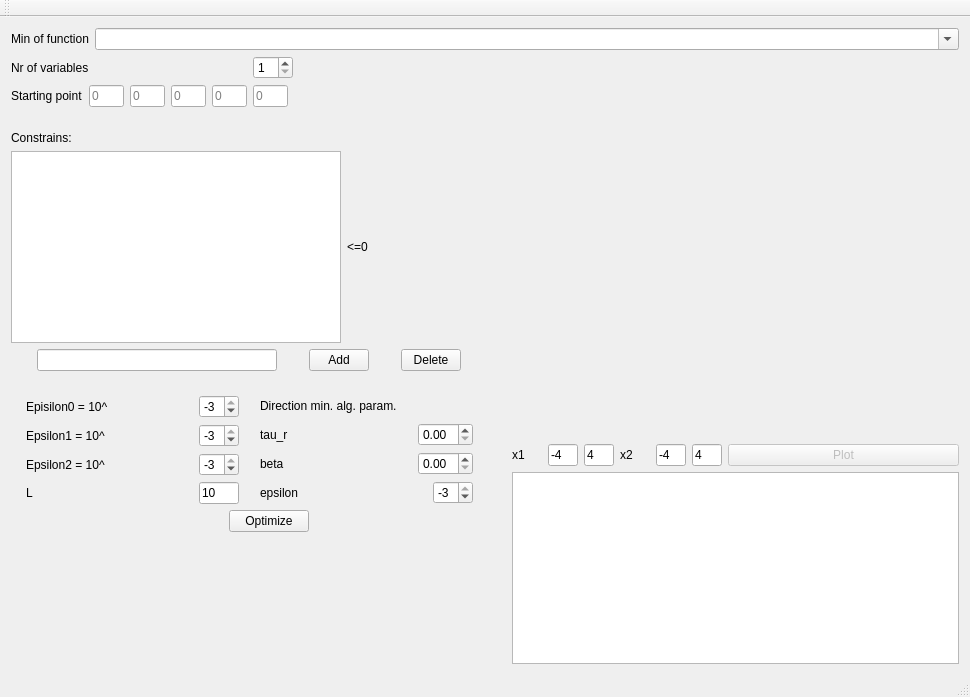
<?xml version="1.0" encoding="UTF-8"?>
<ui version="4.0">
 <class>MainWindow</class>
 <widget class="QMainWindow" name="MainWindow">
  <property name="geometry">
   <rect>
    <x>0</x>
    <y>0</y>
    <width>970</width>
    <height>697</height>
   </rect>
  </property>
  <property name="windowTitle">
   <string>MainWindow</string>
  </property>
  <widget class="QWidget" name="centralWidget">
   <layout class="QVBoxLayout" name="verticalLayout_6">
    <item>
     <layout class="QHBoxLayout" name="horizontalLayout">
      <item>
       <widget class="QLabel" name="funkcja_celu_label">
        <property name="sizePolicy">
         <sizepolicy hsizetype="Minimum" vsizetype="Preferred">
          <horstretch>0</horstretch>
          <verstretch>0</verstretch>
         </sizepolicy>
        </property>
        <property name="text">
         <string>Min of function</string>
        </property>
       </widget>
      </item>
      <item>
       <widget class="QComboBox" name="funkcja_celu_box">
        <property name="sizePolicy">
         <sizepolicy hsizetype="Expanding" vsizetype="Fixed">
          <horstretch>0</horstretch>
          <verstretch>0</verstretch>
         </sizepolicy>
        </property>
        <property name="editable">
         <bool>true</bool>
        </property>
       </widget>
      </item>
     </layout>
    </item>
    <item>
     <layout class="QHBoxLayout" name="horizontalLayout_17">
      <item>
       <layout class="QVBoxLayout" name="verticalLayout_5">
        <item>
         <layout class="QHBoxLayout" name="horizontalLayout_9">
          <item>
           <layout class="QVBoxLayout" name="verticalLayout_3">
            <item>
             <layout class="QHBoxLayout" name="horizontalLayout_8">
              <item>
               <widget class="QLabel" name="ilosc_zmiennych_label">
                <property name="sizePolicy">
                 <sizepolicy hsizetype="Preferred" vsizetype="Preferred">
                  <horstretch>0</horstretch>
                  <verstretch>0</verstretch>
                 </sizepolicy>
                </property>
                <property name="text">
                 <string>Nr of variables</string>
                </property>
               </widget>
              </item>
              <item>
               <widget class="QSpinBox" name="ilosc_zmiennych_spinbox">
                <property name="minimumSize">
                 <size>
                  <width>40</width>
                  <height>0</height>
                 </size>
                </property>
                <property name="maximumSize">
                 <size>
                  <width>40</width>
                  <height>16777215</height>
                 </size>
                </property>
                <property name="minimum">
                 <number>1</number>
                </property>
                <property name="maximum">
                 <number>5</number>
                </property>
               </widget>
              </item>
              <item>
               <spacer name="horizontalSpacer_6">
                <property name="orientation">
                 <enum>Qt::Horizontal</enum>
                </property>
                <property name="sizeType">
                 <enum>QSizePolicy::Fixed</enum>
                </property>
                <property name="sizeHint" stdset="0">
                 <size>
                  <width>155</width>
                  <height>20</height>
                 </size>
                </property>
               </spacer>
              </item>
             </layout>
            </item>
            <item>
             <layout class="QHBoxLayout" name="horizontalLayout_7">
              <item>
               <widget class="QLabel" name="punkt_startowy_label">
                <property name="sizePolicy">
                 <sizepolicy hsizetype="Preferred" vsizetype="Preferred">
                  <horstretch>0</horstretch>
                  <verstretch>0</verstretch>
                 </sizepolicy>
                </property>
                <property name="text">
                 <string>Starting point</string>
                </property>
               </widget>
              </item>
              <item>
               <widget class="QLineEdit" name="x_10">
                <property name="enabled">
                 <bool>true</bool>
                </property>
                <property name="sizePolicy">
                 <sizepolicy hsizetype="Preferred" vsizetype="Preferred">
                  <horstretch>0</horstretch>
                  <verstretch>0</verstretch>
                 </sizepolicy>
                </property>
                <property name="maximumSize">
                 <size>
                  <width>35</width>
                  <height>25</height>
                 </size>
                </property>
                <property name="placeholderText">
                 <string>0</string>
                </property>
               </widget>
              </item>
              <item>
               <widget class="QLineEdit" name="x_20">
                <property name="sizePolicy">
                 <sizepolicy hsizetype="Preferred" vsizetype="Preferred">
                  <horstretch>0</horstretch>
                  <verstretch>0</verstretch>
                 </sizepolicy>
                </property>
                <property name="maximumSize">
                 <size>
                  <width>35</width>
                  <height>25</height>
                 </size>
                </property>
                <property name="placeholderText">
                 <string>0</string>
                </property>
               </widget>
              </item>
              <item>
               <widget class="QLineEdit" name="x_30">
                <property name="enabled">
                 <bool>true</bool>
                </property>
                <property name="sizePolicy">
                 <sizepolicy hsizetype="Preferred" vsizetype="Minimum">
                  <horstretch>0</horstretch>
                  <verstretch>0</verstretch>
                 </sizepolicy>
                </property>
                <property name="maximumSize">
                 <size>
                  <width>35</width>
                  <height>25</height>
                 </size>
                </property>
                <property name="placeholderText">
                 <string>0</string>
                </property>
               </widget>
              </item>
              <item>
               <widget class="QLineEdit" name="x_40">
                <property name="enabled">
                 <bool>true</bool>
                </property>
                <property name="sizePolicy">
                 <sizepolicy hsizetype="Preferred" vsizetype="Preferred">
                  <horstretch>0</horstretch>
                  <verstretch>0</verstretch>
                 </sizepolicy>
                </property>
                <property name="maximumSize">
                 <size>
                  <width>35</width>
                  <height>25</height>
                 </size>
                </property>
                <property name="placeholderText">
                 <string>0</string>
                </property>
               </widget>
              </item>
              <item>
               <widget class="QLineEdit" name="x_50">
                <property name="enabled">
                 <bool>true</bool>
                </property>
                <property name="sizePolicy">
                 <sizepolicy hsizetype="Preferred" vsizetype="Preferred">
                  <horstretch>0</horstretch>
                  <verstretch>0</verstretch>
                 </sizepolicy>
                </property>
                <property name="maximumSize">
                 <size>
                  <width>35</width>
                  <height>25</height>
                 </size>
                </property>
                <property name="placeholderText">
                 <string>0</string>
                </property>
               </widget>
              </item>
              <item>
               <spacer name="horizontalSpacer_8">
                <property name="orientation">
                 <enum>Qt::Horizontal</enum>
                </property>
                <property name="sizeType">
                 <enum>QSizePolicy::Fixed</enum>
                </property>
                <property name="sizeHint" stdset="0">
                 <size>
                  <width>160</width>
                  <height>20</height>
                 </size>
                </property>
               </spacer>
              </item>
             </layout>
            </item>
           </layout>
          </item>
          <item>
           <spacer name="horizontalSpacer_2">
            <property name="orientation">
             <enum>Qt::Horizontal</enum>
            </property>
            <property name="sizeType">
             <enum>QSizePolicy::Fixed</enum>
            </property>
            <property name="sizeHint" stdset="0">
             <size>
              <width>40</width>
              <height>20</height>
             </size>
            </property>
           </spacer>
          </item>
         </layout>
        </item>
        <item>
         <spacer name="verticalSpacer_2">
          <property name="orientation">
           <enum>Qt::Vertical</enum>
          </property>
          <property name="sizeType">
           <enum>QSizePolicy::Preferred</enum>
          </property>
          <property name="sizeHint" stdset="0">
           <size>
            <width>18</width>
            <height>18</height>
           </size>
          </property>
         </spacer>
        </item>
        <item>
         <widget class="QLabel" name="ograniczenia_label">
          <property name="text">
           <string>Constrains:</string>
          </property>
         </widget>
        </item>
        <item>
         <layout class="QHBoxLayout" name="horizontalLayout_15">
          <item>
           <widget class="QListWidget" name="lista_ograniczen">
            <property name="sizePolicy">
             <sizepolicy hsizetype="Preferred" vsizetype="Fixed">
              <horstretch>0</horstretch>
              <verstretch>0</verstretch>
             </sizepolicy>
            </property>
            <property name="minimumSize">
             <size>
              <width>330</width>
              <height>0</height>
             </size>
            </property>
           </widget>
          </item>
          <item>
           <widget class="QLabel" name="label">
            <property name="text">
             <string>&lt;=0</string>
            </property>
           </widget>
          </item>
         </layout>
        </item>
        <item>
         <layout class="QHBoxLayout" name="horizontalLayout_2">
          <item>
           <widget class="QLineEdit" name="ograniczenie">
            <property name="sizePolicy">
             <sizepolicy hsizetype="Preferred" vsizetype="Fixed">
              <horstretch>0</horstretch>
              <verstretch>0</verstretch>
             </sizepolicy>
            </property>
            <property name="minimumSize">
             <size>
              <width>230</width>
              <height>0</height>
             </size>
            </property>
            <property name="maximumSize">
             <size>
              <width>240</width>
              <height>16777215</height>
             </size>
            </property>
           </widget>
          </item>
          <item>
           <widget class="QPushButton" name="dodaj_ograniczenie">
            <property name="sizePolicy">
             <sizepolicy hsizetype="Preferred" vsizetype="Fixed">
              <horstretch>0</horstretch>
              <verstretch>0</verstretch>
             </sizepolicy>
            </property>
            <property name="minimumSize">
             <size>
              <width>30</width>
              <height>0</height>
             </size>
            </property>
            <property name="maximumSize">
             <size>
              <width>60</width>
              <height>16777215</height>
             </size>
            </property>
            <property name="text">
             <string>Add</string>
            </property>
           </widget>
          </item>
          <item>
           <widget class="QPushButton" name="usun_ograniczenie">
            <property name="sizePolicy">
             <sizepolicy hsizetype="Preferred" vsizetype="Fixed">
              <horstretch>0</horstretch>
              <verstretch>0</verstretch>
             </sizepolicy>
            </property>
            <property name="minimumSize">
             <size>
              <width>50</width>
              <height>0</height>
             </size>
            </property>
            <property name="maximumSize">
             <size>
              <width>60</width>
              <height>16777215</height>
             </size>
            </property>
            <property name="text">
             <string>Delete</string>
            </property>
           </widget>
          </item>
         </layout>
        </item>
        <item>
         <spacer name="verticalSpacer_4">
          <property name="orientation">
           <enum>Qt::Vertical</enum>
          </property>
          <property name="sizeType">
           <enum>QSizePolicy::Preferred</enum>
          </property>
          <property name="sizeHint" stdset="0">
           <size>
            <width>20</width>
            <height>18</height>
           </size>
          </property>
         </spacer>
        </item>
        <item>
         <layout class="QHBoxLayout" name="horizontalLayout_13">
          <item>
           <spacer name="horizontalSpacer_3">
            <property name="orientation">
             <enum>Qt::Horizontal</enum>
            </property>
            <property name="sizeType">
             <enum>QSizePolicy::Preferred</enum>
            </property>
            <property name="sizeHint" stdset="0">
             <size>
              <width>15</width>
              <height>13</height>
             </size>
            </property>
           </spacer>
          </item>
          <item>
           <layout class="QVBoxLayout" name="verticalLayout">
            <item>
             <layout class="QHBoxLayout" name="horizontalLayout_3">
              <item>
               <widget class="QLabel" name="epsilon0_label">
                <property name="text">
                 <string>Episilon0 = 10^</string>
                </property>
               </widget>
              </item>
              <item>
               <widget class="QSpinBox" name="epsilon0_spinbox">
                <property name="maximumSize">
                 <size>
                  <width>40</width>
                  <height>16777215</height>
                 </size>
                </property>
                <property name="minimum">
                 <number>-12</number>
                </property>
                <property name="maximum">
                 <number>-3</number>
                </property>
               </widget>
              </item>
             </layout>
            </item>
            <item>
             <layout class="QHBoxLayout" name="horizontalLayout_4">
              <item>
               <widget class="QLabel" name="epsilon1_label">
                <property name="text">
                 <string>Epsilon1 = 10^</string>
                </property>
               </widget>
              </item>
              <item>
               <widget class="QSpinBox" name="epsilon1_spinbox">
                <property name="maximumSize">
                 <size>
                  <width>40</width>
                  <height>16777215</height>
                 </size>
                </property>
                <property name="minimum">
                 <number>-12</number>
                </property>
                <property name="maximum">
                 <number>-3</number>
                </property>
               </widget>
              </item>
             </layout>
            </item>
            <item>
             <layout class="QHBoxLayout" name="horizontalLayout_5">
              <item>
               <widget class="QLabel" name="epsilon2_label">
                <property name="text">
                 <string>Epsilon2 = 10^</string>
                </property>
               </widget>
              </item>
              <item>
               <widget class="QSpinBox" name="epsilon2_spinbox">
                <property name="maximumSize">
                 <size>
                  <width>40</width>
                  <height>16777215</height>
                 </size>
                </property>
                <property name="minimum">
                 <number>-12</number>
                </property>
                <property name="maximum">
                 <number>-3</number>
                </property>
               </widget>
              </item>
             </layout>
            </item>
            <item>
             <layout class="QHBoxLayout" name="horizontalLayout_12">
              <item>
               <widget class="QLabel" name="l_label">
                <property name="maximumSize">
                 <size>
                  <width>16777215</width>
                  <height>50</height>
                 </size>
                </property>
                <property name="text">
                 <string>L</string>
                </property>
               </widget>
              </item>
              <item>
               <widget class="QLineEdit" name="l_edit">
                <property name="sizePolicy">
                 <sizepolicy hsizetype="Fixed" vsizetype="Fixed">
                  <horstretch>0</horstretch>
                  <verstretch>0</verstretch>
                 </sizepolicy>
                </property>
                <property name="maximumSize">
                 <size>
                  <width>40</width>
                  <height>50</height>
                 </size>
                </property>
                <property name="text">
                 <string>10</string>
                </property>
                <property name="placeholderText">
                 <string>100</string>
                </property>
               </widget>
              </item>
             </layout>
            </item>
           </layout>
          </item>
          <item>
           <spacer name="horizontalSpacer_5">
            <property name="orientation">
             <enum>Qt::Horizontal</enum>
            </property>
            <property name="sizeType">
             <enum>QSizePolicy::Preferred</enum>
            </property>
            <property name="sizeHint" stdset="0">
             <size>
              <width>15</width>
              <height>15</height>
             </size>
            </property>
           </spacer>
          </item>
          <item>
           <layout class="QVBoxLayout" name="verticalLayout_2">
            <item>
             <widget class="QLabel" name="min_kier_label">
              <property name="text">
               <string>Direction min. alg. param.</string>
              </property>
             </widget>
            </item>
            <item>
             <layout class="QHBoxLayout" name="horizontalLayout_6">
              <item>
               <widget class="QLabel" name="tau_label">
                <property name="text">
                 <string>tau_r</string>
                </property>
               </widget>
              </item>
              <item>
               <widget class="QDoubleSpinBox" name="tau_spinbox">
                <property name="maximumSize">
                 <size>
                  <width>55</width>
                  <height>16777215</height>
                 </size>
                </property>
               </widget>
              </item>
             </layout>
            </item>
            <item>
             <layout class="QHBoxLayout" name="horizontalLayout_11">
              <item>
               <widget class="QLabel" name="beta_label">
                <property name="text">
                 <string>beta</string>
                </property>
               </widget>
              </item>
              <item>
               <widget class="QDoubleSpinBox" name="beta_spinbox">
                <property name="maximumSize">
                 <size>
                  <width>55</width>
                  <height>16777215</height>
                 </size>
                </property>
               </widget>
              </item>
             </layout>
            </item>
            <item>
             <layout class="QHBoxLayout" name="horizontalLayout_10">
              <item>
               <widget class="QLabel" name="epsilon2_label_2">
                <property name="text">
                 <string>epsilon</string>
                </property>
               </widget>
              </item>
              <item>
               <widget class="QSpinBox" name="epsilon_spinbox">
                <property name="maximumSize">
                 <size>
                  <width>40</width>
                  <height>16777215</height>
                 </size>
                </property>
                <property name="minimum">
                 <number>-12</number>
                </property>
                <property name="maximum">
                 <number>-3</number>
                </property>
               </widget>
              </item>
             </layout>
            </item>
           </layout>
          </item>
          <item>
           <spacer name="horizontalSpacer_4">
            <property name="orientation">
             <enum>Qt::Horizontal</enum>
            </property>
            <property name="sizeType">
             <enum>QSizePolicy::Preferred</enum>
            </property>
            <property name="sizeHint" stdset="0">
             <size>
              <width>15</width>
              <height>15</height>
             </size>
            </property>
           </spacer>
          </item>
         </layout>
        </item>
        <item>
         <layout class="QHBoxLayout" name="horizontalLayout_16">
          <item>
           <spacer name="horizontalSpacer_7">
            <property name="orientation">
             <enum>Qt::Horizontal</enum>
            </property>
            <property name="sizeType">
             <enum>QSizePolicy::Preferred</enum>
            </property>
            <property name="sizeHint" stdset="0">
             <size>
              <width>40</width>
              <height>20</height>
             </size>
            </property>
           </spacer>
          </item>
          <item>
           <widget class="QPushButton" name="oblicz">
            <property name="sizePolicy">
             <sizepolicy hsizetype="Fixed" vsizetype="Fixed">
              <horstretch>0</horstretch>
              <verstretch>0</verstretch>
             </sizepolicy>
            </property>
            <property name="text">
             <string>Optimize</string>
            </property>
           </widget>
          </item>
         </layout>
        </item>
        <item>
         <spacer name="verticalSpacer_3">
          <property name="orientation">
           <enum>Qt::Vertical</enum>
          </property>
          <property name="sizeType">
           <enum>QSizePolicy::Expanding</enum>
          </property>
          <property name="sizeHint" stdset="0">
           <size>
            <width>15</width>
            <height>18</height>
           </size>
          </property>
         </spacer>
        </item>
       </layout>
      </item>
      <item>
       <spacer name="horizontalSpacer">
        <property name="orientation">
         <enum>Qt::Horizontal</enum>
        </property>
        <property name="sizeType">
         <enum>QSizePolicy::Minimum</enum>
        </property>
        <property name="sizeHint" stdset="0">
         <size>
          <width>18</width>
          <height>20</height>
         </size>
        </property>
       </spacer>
      </item>
      <item>
       <layout class="QVBoxLayout" name="verticalLayout_4">
        <property name="sizeConstraint">
         <enum>QLayout::SetMaximumSize</enum>
        </property>
        <item>
         <widget class="Wykres" name="wykres" native="true">
          <property name="sizePolicy">
           <sizepolicy hsizetype="Expanding" vsizetype="Expanding">
            <horstretch>0</horstretch>
            <verstretch>0</verstretch>
           </sizepolicy>
          </property>
          <property name="minimumSize">
           <size>
            <width>350</width>
            <height>350</height>
           </size>
          </property>
         </widget>
        </item>
        <item>
         <layout class="QHBoxLayout" name="horizontalLayout_14">
          <item>
           <widget class="QLabel" name="min_kier_label_2">
            <property name="maximumSize">
             <size>
              <width>30</width>
              <height>16777215</height>
             </size>
            </property>
            <property name="text">
             <string>x1</string>
            </property>
           </widget>
          </item>
          <item>
           <widget class="QLineEdit" name="x_1l_edit">
            <property name="sizePolicy">
             <sizepolicy hsizetype="Fixed" vsizetype="Fixed">
              <horstretch>0</horstretch>
              <verstretch>0</verstretch>
             </sizepolicy>
            </property>
            <property name="maximumSize">
             <size>
              <width>30</width>
              <height>50</height>
             </size>
            </property>
            <property name="text">
             <string>-4</string>
            </property>
            <property name="placeholderText">
             <string>100</string>
            </property>
           </widget>
          </item>
          <item>
           <widget class="QLineEdit" name="x_1p_edit">
            <property name="sizePolicy">
             <sizepolicy hsizetype="Fixed" vsizetype="Fixed">
              <horstretch>0</horstretch>
              <verstretch>0</verstretch>
             </sizepolicy>
            </property>
            <property name="maximumSize">
             <size>
              <width>30</width>
              <height>50</height>
             </size>
            </property>
            <property name="text">
             <string>4</string>
            </property>
            <property name="placeholderText">
             <string>100</string>
            </property>
           </widget>
          </item>
          <item>
           <widget class="QLabel" name="min_kier_label_3">
            <property name="maximumSize">
             <size>
              <width>30</width>
              <height>16777215</height>
             </size>
            </property>
            <property name="text">
             <string>x2</string>
            </property>
           </widget>
          </item>
          <item>
           <widget class="QLineEdit" name="x_2l_edit">
            <property name="sizePolicy">
             <sizepolicy hsizetype="Fixed" vsizetype="Fixed">
              <horstretch>0</horstretch>
              <verstretch>0</verstretch>
             </sizepolicy>
            </property>
            <property name="maximumSize">
             <size>
              <width>30</width>
              <height>50</height>
             </size>
            </property>
            <property name="text">
             <string>-4</string>
            </property>
            <property name="placeholderText">
             <string>100</string>
            </property>
           </widget>
          </item>
          <item>
           <widget class="QLineEdit" name="x_2p_edit">
            <property name="sizePolicy">
             <sizepolicy hsizetype="Fixed" vsizetype="Fixed">
              <horstretch>0</horstretch>
              <verstretch>0</verstretch>
             </sizepolicy>
            </property>
            <property name="maximumSize">
             <size>
              <width>30</width>
              <height>50</height>
             </size>
            </property>
            <property name="text">
             <string>4</string>
            </property>
            <property name="placeholderText">
             <string>100</string>
            </property>
           </widget>
          </item>
          <item>
           <widget class="QPushButton" name="plot">
            <property name="enabled">
             <bool>false</bool>
            </property>
            <property name="text">
             <string>Plot</string>
            </property>
           </widget>
          </item>
         </layout>
        </item>
        <item>
         <widget class="QListWidget" name="wyniki">
          <property name="sizePolicy">
           <sizepolicy hsizetype="Expanding" vsizetype="Minimum">
            <horstretch>0</horstretch>
            <verstretch>0</verstretch>
           </sizepolicy>
          </property>
          <property name="minimumSize">
           <size>
            <width>0</width>
            <height>0</height>
           </size>
          </property>
         </widget>
        </item>
       </layout>
      </item>
     </layout>
    </item>
   </layout>
  </widget>
  <widget class="QMenuBar" name="menuBar">
   <property name="geometry">
    <rect>
     <x>0</x>
     <y>0</y>
     <width>970</width>
     <height>22</height>
    </rect>
   </property>
  </widget>
  <widget class="QToolBar" name="mainToolBar">
   <property name="windowTitle">
    <string/>
   </property>
   <attribute name="toolBarArea">
    <enum>TopToolBarArea</enum>
   </attribute>
   <attribute name="toolBarBreak">
    <bool>false</bool>
   </attribute>
  </widget>
  <widget class="QStatusBar" name="statusBar"/>
 </widget>
 <layoutdefault spacing="6" margin="11"/>
 <customwidgets>
  <customwidget>
   <class>Wykres</class>
   <extends>QWidget</extends>
   <header>wykres.hh</header>
   <container>1</container>
  </customwidget>
 </customwidgets>
 <resources/>
 <connections/>
</ui>
